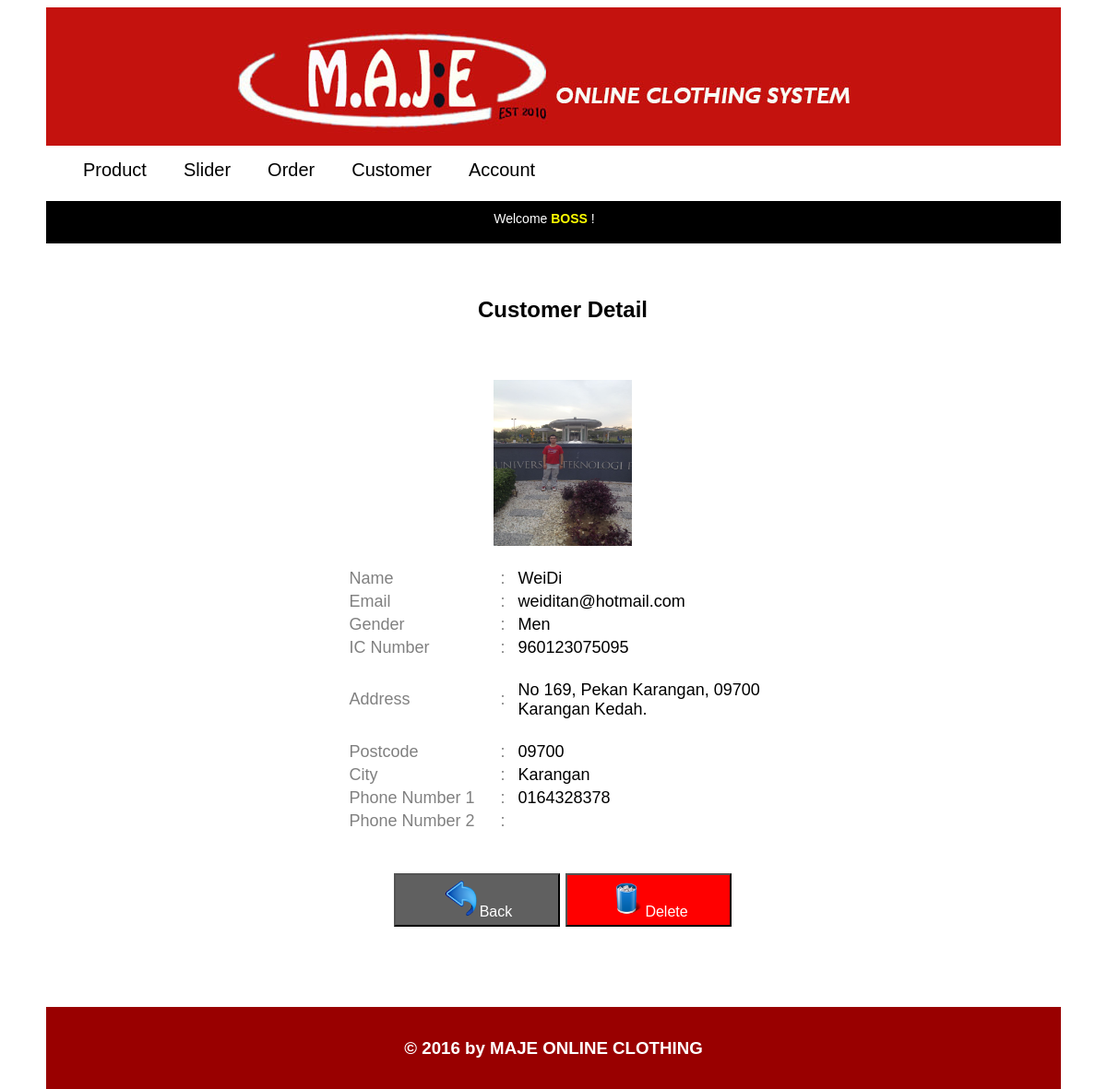
The app's page /admin_area/customer_info.php?c_id=1 (signed in) with its own data.
### tables this page shows
CREATE TABLE `customer` (
  `c_id` int(255) NOT NULL,
  `email` varchar(255) NOT NULL,
  `psw` varchar(255) NOT NULL,
  `name` varchar(255) NOT NULL,
  `gender` varchar(6) NOT NULL,
  `ic` varchar(12) NOT NULL,
  `image` varchar(255) NOT NULL,
  `address` text NOT NULL,
  `pos_code` varchar(5) NOT NULL,
  `city` varchar(255) NOT NULL,
  `state` varchar(255) NOT NULL,
  `phone1` varchar(11) NOT NULL,
  `phone2` varchar(11) NOT NULL
);

### admin_area/customer_info.php (the view, shortened to what this page needs)
<?php
	include('interface.php');
?>
<html>
<head>
	<link rel="stylesheet" type="text/css" href="../css/MAJE.css">
</head>
<body>
<div class="body">
	</div>
	<div class="content">
		<div class="content_item1">
			<div class="bar">
				<center>Welcome <b style="color: yellow;">BOSS</b> ! </center>
			</div>
			<div class='detail_text2'>
				<br><h2 align="center">Customer Detail</h2><br>
					<table align='center' border='0' class='table'>
					<?php
					$sql = "select * from customer where c_id='".$_GET['c_id']."'";
					$run = mysql_query($sql);
					while($row=mysql_fetch_array($run))
					{
						$name = $row['name'];
						$email = $row['email'];
						$gender = $row['gender'];
						$ic = $row['ic'];
						$image =$row['image'];
						$address = $row['address'];
						$poscode = $row['pos_code'];
						$city = $row['city'];
						$phone1 = $row['phone1'];
						$phone2 = $row['phone2'];
						echo "
							<tr>
								<td colspan='3'>
									<div style='text-align:center;'><br><img src='../customer/profile_image/$image' width='150px' height='180px'/><br><br></div>
								</td>
							</tr>
							<tr>
								<td width='160' style='color: #808080;'>Name</td>
								<td width='15' style='color: #808080;'>:</td>
								<td width='280'>$name</td>
							</tr>
							<tr>
								<td style='color: #808080;'>Email</td>
								<td style='color: #808080;'>:</td>
								<td>$email</td>
							</tr>
							<tr>
								<td style='color: #808080;'>Gender</td>
								<td style='color: #808080;'>:</td>
								<td>$gender</td>
							</tr>
							<tr>
								<td style='color: #808080;'>IC Number</td>
								<td style='color: #808080;'>:</td>
								<td>$ic</td>
							</tr>
							<tr>
								<td style='color: #808080;'>Address</td>
								<td style='color: #808080;'>:</td>
								<td><br/>".preg_replace('/\r\n|\r/', '<br/>', $address)."<br/><br/></td>
							</tr>
							<tr>
								<td style='color: #808080;'>Postcode</td>
								<td style='color: #808080;'>:</td>
								<td>$poscode</td>
							</tr>
							<tr>
								<td style='color: #808080;'>City</td>
								<td style='color: #808080;'>:</td>
								<td>$city</td>
							</tr>
							<tr>
								<td style='color: #808080;'>Phone Number 1</td>
								<td style='color: #808080;'>:</td>
								<td>$phone1</td>
							</tr>
							<tr>
								<td style='color: #808080;'>Phone Number 2</td>
								<td style='color: #808080;'>:</td>
								<td>$phone2</td>
							</tr>
							<tr>
								<td colspan='3'>
									<br><br>";?>
									<form action="" method="post" enctype="multipart/form-data"/>
									<center>
										<button type='submit' name='back' class='btn8' style='width:180px;'><img src='../css/back.png' width='40px' height='40px'/>Back</button>
										<button type='submit' name='delete' class='btn9' style='width:180px;' onclick="return confirm('Are you sure you want to delete?')"><img src='../css/delete.png' width='40px' height='40px'/>Delete</button>
									</center>
						<?php
							echo"
								</td>
							</tr>
							<tr>
								<td colspan='3'>
									<br><br>
								</td>
							</tr>
							";
					}
					?>
					</table>
			</div>
		</div>
	</div>
</div>
</body>
</html>

### css/MAJE.css (style rules this page uses)
.body { background:white; font-family:Sans-serif; width: 1100px; margin: 0 auto 0 auto; }
.content { width: 1100px; margin: 10px auto 0 auto; }
.content_item1 { width:1100px; background: white; float: left; margin-top:0; min-height: 600px; }
.bar { background: black; color:white; margin-top:0; margin-bottom:20px; padding:11px 20px 10px 0; height: 25px; font-size:14; text-align:right; }
.detail_text2 { float:none; margin-left:auto; margin-right:auto; padding-left: 20px; }
.table { font-size:18px; font-family: Sans-serif; }
.btn8 { padding:5px 20px 5px 20px; font-size: 16px; color: white; background:#606060; }
.btn9 { padding:5px 20px 5px 20px; font-size: 16px; color: white; background: RED; }

### records on screen
customer: image (picture), name "WeiDi", email "weiditan@hotmail.com", gender "Men", ic "960123075095", address "No 169, Pekan Karangan, 09700 Karangan Kedah.", pos_code "09700", city "Karangan", phone1 "0164328378"
